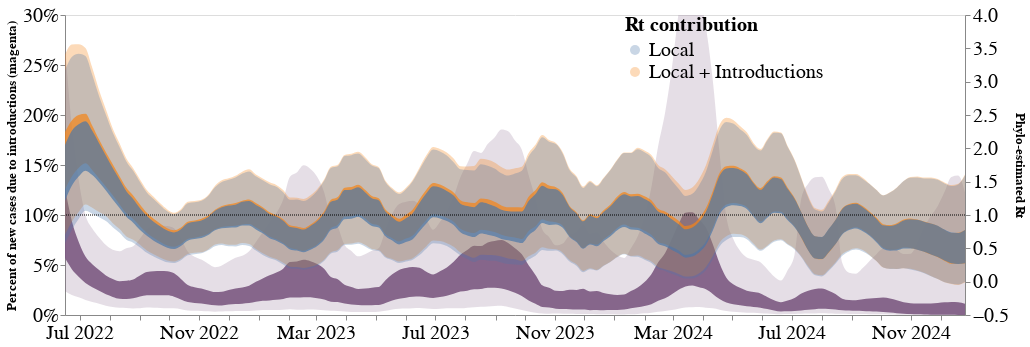

This figure's notebook cell:
### Code cell
alt.layer(intro_plot, stream_plot_rt).resolve_scale(y= "independent").configure_axis(
    labelFontSize=20,
    titleFontSize=13
).configure_legend(
    labelFontSize = 20, 
    titleFontSize = 20)

### Figure 1 — Vega-Lite specification as saved in the notebook (floating-point values rounded to 4 significant figures; data arrays with more than 128 entries replaced by an {"elided": "..."} marker saying what was removed)
{"config": {"view": {"continuousWidth": 400, "continuousHeight": 300}, "axis": {"labelFontSize": 20, "titleFontSize": 13}, "legend": {"labelFontSize": 20, "titleFontSize": 20}}, "layer": [{"layer": [{"mark": {"type": "area", "clip": true, "color": "#7c5981", "interpolate": "monotone", "opacity": 0.9}, "encoding": {"x": {"axis": {"format": "%b %Y", "grid": false, "tickCount": "month", "title": ""}, "field": "date", "type": "temporal"}, "y": {"axis": {"format": "%", "grid": false}, "field": "lower_hpd_log_50_MA", "scale": {"domain": [0.0, 0.3]}, "title": "Percent of new cases due to introductions (magenta)", "type": "quantitative"}, "y2": {"field": "upper_hpd_log_50_MA"}}, "height": 300, "width": 900}, {"mark": {"type": "area", "clip": true, "color": "#7c5981", "interpolate": "monotone", "opacity": 0.2}, "encoding": {"x": {"axis": {"format": "%b %Y", "grid": false, "tickCount": "month", "title": ""}, "field": "date", "type": "temporal"}, "y": {"axis": {"format": "%", "grid": false}, "field": "lower_hpd_log_95_MA", "scale": {"domain": [0.0, 0.3]}, "title": "Percent of new cases due to introductions (magenta)", "type": "quantitative"}, "y2": {"field": "upper_hpd_log_95_MA"}}, "height": 300, "width": 900}], "data": {"name": "data-30ee47f000c4e976b2b2d0e823080010"}, "resolve": {"scale": {"y": "shared"}}}, {"layer": [{"mark": {"type": "area", "interpolate": "monotone", "opacity": 0.3}, "encoding": {"color": {"field": "contribution", "type": "nominal"}, "x": {"axis": {"format": "%B %Y", "grid": false, "title": ""}, "field": "date", "type": "temporal"}, "y": {"axis": {"grid": false, "title": "Phylo-estimated Rt"}, "field": "lower_hpd_log_95_MA", "type": "quantitative"}, "y2": {"field": "upper_hpd_log_95_MA"}}, "height": 300, "width": 900}, {"mark": {"type": "area", "clip": true, "interpolate": "monotone", "opacity": 0.7}, "encoding": {"color": {"field": "contribution", "legend": {"labelLimit": 400, "offset": -400, "title": "Rt contribution"}, "type": "nominal"}, "x": {"axis": {"format": "%B %Y", "grid": false, "tickCount": "month", "title": ""}, "field": "date", "type": "temporal"}, "y": {"axis": {"grid": false, "title": "Phylo-estimated Rt"}, "field": "lower_hpd_log_50_MA", "type": "quantitative"}, "y2": {"field": "upper_hpd_log_50_MA"}}, "height": 300, "width": 900}, {"data": {"name": "data-0f80976e06af035141dd0a0f11df9332"}, "mark": {"type": "rule", "strokeDash": [1, 1]}, "encoding": {"y": {"field": "y", "type": "quantitative"}}, "height": 300, "width": 900}], "data": {"name": "data-e69ceb46c1474e09944c4ff33f4be179"}}], "resolve": {"scale": {"y": "independent"}}, "$schema": "https://vega.github.io/schema/vega-lite/v4.17.0.json", "datasets": {"data-30ee47f000c4e976b2b2d0e823080010": {"elided": "133 records"}, "data-e69ceb46c1474e09944c4ff33f4be179": {"elided": "266 records"}, "data-0f80976e06af035141dd0a0f11df9332": [{"y": 1.0}]}}
